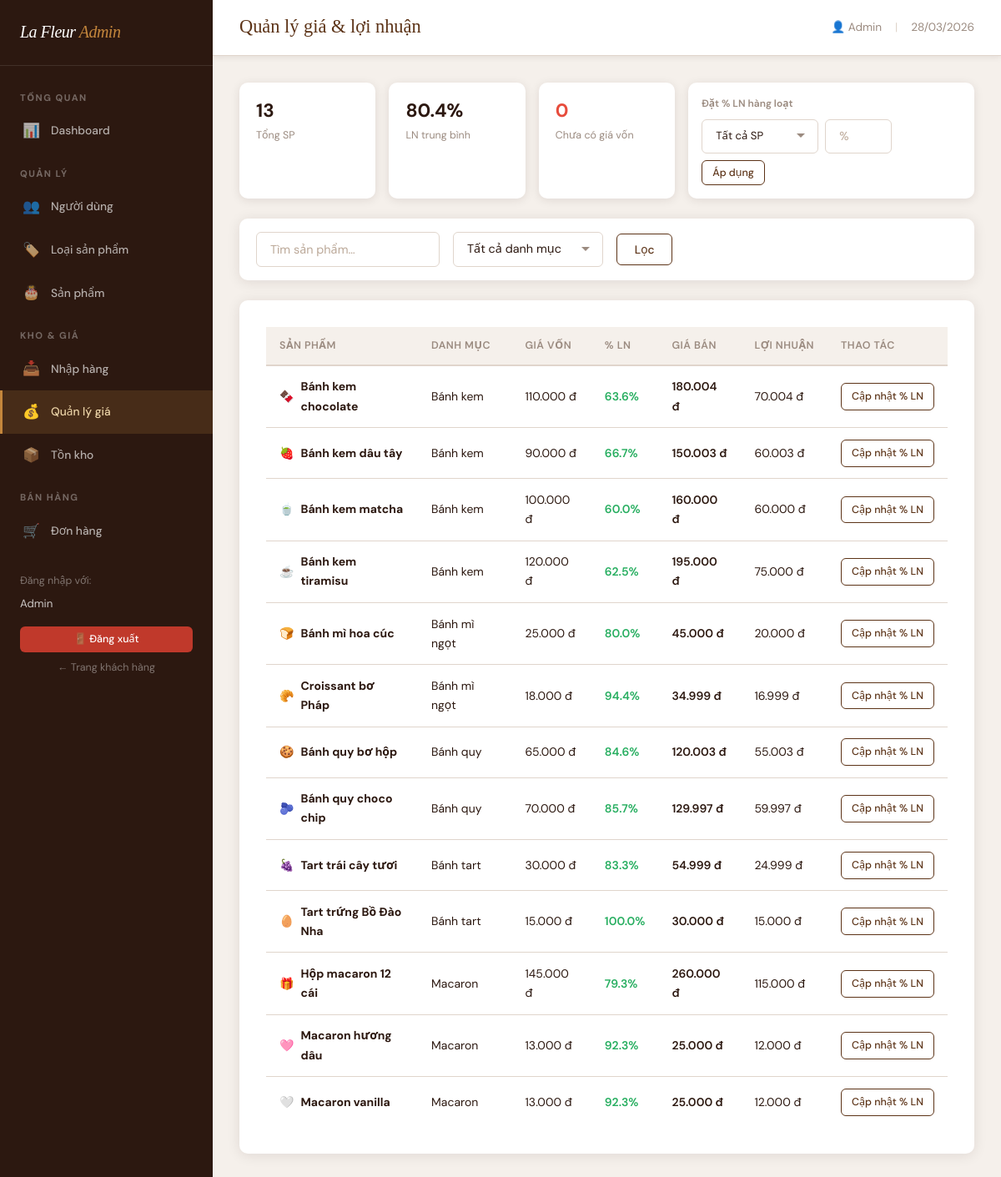
/admin/pricing.php (signed in), run on the app's committed database.
### tables this page shows
CREATE TABLE products (
    id              INT UNSIGNED AUTO_INCREMENT PRIMARY KEY,
    category_id     INT UNSIGNED NOT NULL,
    code            VARCHAR(50)  NOT NULL UNIQUE,
    name            VARCHAR(200) NOT NULL,
    emoji           VARCHAR(10)  DEFAULT '',
    description     TEXT,
    image_path      VARCHAR(300) DEFAULT '',       
    unit            VARCHAR(30)  DEFAULT 'cái',
     
    cost_price      DECIMAL(12,2) NOT NULL DEFAULT 0,    
    profit_rate     DECIMAL(5,2)  NOT NULL DEFAULT 0,    
     
    stock           INT          NOT NULL DEFAULT 0,
    is_active       TINYINT(1)  NOT NULL DEFAULT 1,      
    created_at      DATETIME    NOT NULL DEFAULT CURRENT_TIMESTAMP,
    FOREIGN KEY (category_id) REFERENCES categories(id) ON UPDATE CASCADE
);

CREATE TABLE categories (
    id          INT UNSIGNED AUTO_INCREMENT PRIMARY KEY,
    name        VARCHAR(100) NOT NULL,
    emoji       VARCHAR(10)  DEFAULT '',
    description TEXT,
    is_active   TINYINT(1)  NOT NULL DEFAULT 1,
    created_at  DATETIME    NOT NULL DEFAULT CURRENT_TIMESTAMP
);

### includes/functions.php (called while the page is built, shortened)
<?php
function h(string $s): string {
    return htmlspecialchars($s, ENT_QUOTES | ENT_HTML5, 'UTF-8');
}
function format_currency(float $n): string {
    return number_format($n, 0, ',', '.') . ' đ';
}
function calc_sell_price(float $costPrice, float $profitRate): float {
    return round($costPrice * (1 + $profitRate / 100));
}
function sanitize_int(mixed $v, int $default = 0): int {
    return filter_var($v, FILTER_VALIDATE_INT) !== false ? (int)$v : $default;
}

### includes/db.php (called while the page is built, shortened)
<?php
function db(): PDO {
    static $pdo = null;
    if ($pdo === null) {
        $dsn = 'mysql:host=' . DB_HOST . ';dbname=' . DB_NAME . ';charset=' . DB_CHARSET;
        $options = [
            PDO::ATTR_ERRMODE            => PDO::ERRMODE_EXCEPTION,
            PDO::ATTR_DEFAULT_FETCH_MODE => PDO::FETCH_ASSOC,
            PDO::ATTR_EMULATE_PREPARES   => false,
        ];
        try {
            $pdo = new PDO($dsn, DB_USER, DB_PASS, $options);
        } catch (PDOException $e) {
            error_log('DB Connection error: ' . $e->getMessage());
            die('<div style="font-family:sans-serif;padding:2rem;color:#c0392b">
                    ⚠️ Không thể kết nối cơ sở dữ liệu. Vui lòng thử lại sau.
                 </div>');
        }
    }
    return $pdo;
}
function db_query(string $sql, array $params = []): array {
    $stmt = db()->prepare($sql);
    $stmt->execute($params);
    return $stmt->fetchAll();
}
function db_val(string $sql, array $params = []): mixed {
    $stmt = db()->prepare($sql);
    $stmt->execute($params);
    $row = $stmt->fetch(PDO::FETCH_NUM);
    return $row ? $row[0] : null;
}
function db_paginate(string $sql, array $params, int $page, int $perPage = PAGE_SIZE): array {
    $countSql = 'SELECT COUNT(*) FROM (' . $sql . ') AS _cnt';
    $total = (int) db_val($countSql, $params);
    $pages = max(1, (int) ceil($total / $perPage));
    $page  = max(1, min($page, $pages));
    $offset = ($page - 1) * $perPage;
    $items = db_query($sql . " LIMIT $perPage OFFSET $offset", $params);
    return ['items' => $items, 'total' => $total, 'pages' => $pages, 'page' => $page, 'perPage' => $perPage];
}

### admin/pricing.php (the view, shortened to what this page needs)
<?php
require_once __DIR__ . '/../includes/db.php';
require_once __DIR__ . '/../includes/functions.php';
require_once __DIR__ . '/admin_layout.php';
$search  = trim($_GET['search'] ?? '');
$page    = max(1, sanitize_int($_GET['page'] ?? 1));
$where   = ['1=1']; $params = [];
$sql     = 'SELECT p.*,c.name AS cat_name FROM products p JOIN categories c ON c.id=p.category_id WHERE '.implode(' AND ',$where).' ORDER BY c.name,p.name';
$paged   = db_paginate($sql,$params,$page,ADMIN_PAGE_SIZE);
$avgRate = db_val('SELECT AVG(profit_rate) FROM products WHERE cost_price>0 AND is_active=1');
$noCost  = db_val('SELECT COUNT(*) FROM products WHERE cost_price=0 AND is_active=1');
?>
<div style="display:grid;grid-template-columns:repeat(auto-fill,minmax(160px,1fr));gap:1rem;margin-bottom:1.5rem">
  <?php foreach ([
    [db_val('SELECT COUNT(*) FROM products WHERE is_active=1'),'Tổng SP',''],
    [round($avgRate??0,1).'%','LN trung bình',''],
    [$noCost,'Chưa có giá vốn','color:#e74c3c'],
  ] as [$val,$lbl,$style]): ?>
  <div style="background:var(--white);border-radius:var(--radius);padding:1rem 1.25rem;box-shadow:0 2px 12px var(--shadow)">
    <div style="font-size:1.4rem;font-weight:700;color:var(--espresso);<?= $style ?>"><?= h($val) ?></div>
    <div style="font-size:.78rem;color:var(--muted)"><?= h($lbl) ?></div>
  </div>
  <?php endforeach; ?>
  <div style="background:var(--white);border-radius:var(--radius);padding:1rem;box-shadow:0 2px 12px var(--shadow);grid-column:span 2">
    <div style="font-size:.75rem;font-weight:600;color:var(--gray);margin-bottom:.5rem">Đặt % LN hàng loạt</div>
    <form method="POST" style="display:flex;gap:.5rem;flex-wrap:wrap;align-items:center">
      <select name="bulk_cat" class="form-control" style="width:140px;font-size:.82rem">
        <option value="">Tất cả SP</option>
      </select>
      <input type="number" name="bulk_val" class="form-control" placeholder="%" min="0" step="0.1" style="width:80px">
      <button type="submit" class="btn btn-sm btn-outline">Áp dụng</button>
    </form>
  </div>
</div>
<div class="filter-bar card" style="margin-bottom:1.5rem">
  <form method="GET" style="display:flex;gap:1rem;flex-wrap:wrap;align-items:center">
    <input type="text" name="search" value="<?= h($search) ?>" class="form-control" placeholder="Tìm sản phẩm…" style="width:220px">
    <select name="cat" class="form-control" style="width:180px">
      <option value="">Tất cả danh mục</option>
    </select>
    <button type="submit" class="btn btn-outline">Lọc</button>
  </form>
</div>
<div class="card">
  <table class="admin-table">
    <thead><tr><th>Sản phẩm</th><th>Danh mục</th><th>Giá vốn</th><th>% LN</th><th>Giá bán</th><th>Lợi nhuận</th><th>Thao tác</th></tr></thead>
    <tbody>
      <?php foreach ($paged['items'] as $p):
        $sell   = calc_sell_price($p['cost_price'], $p['profit_rate']);
        $profit = $sell - $p['cost_price'];
        $pctCls = $p['profit_rate']>=40 ? 'color:#27ae60;font-weight:600' : ($p['profit_rate']>=20 ? 'color:#f39c12;font-weight:600' : 'color:#e74c3c;font-weight:600');
      ?>
      <tr>
        <td><div style="display:flex;align-items:center;gap:.5rem"><span><?= h($p['emoji']) ?></span><strong><?= h($p['name']) ?></strong></div></td>
        <td><?= h($p['cat_name']) ?></td>
        <td><?= $p['cost_price']>0 ? format_currency($p['cost_price']) : '<span style="color:var(--muted)">Chưa có</span>' ?></td>
        <td><span style="<?= $pctCls ?>"><?= number_format($p['profit_rate'],1) ?>%</span></td>
        <td style="font-weight:600"><?= format_currency($sell) ?></td>
        <td><?= $p['cost_price']>0 ? format_currency($profit) : '—' ?></td>
        <td><a href="?edit=<?= $p['id'] ?>" class="btn btn-sm btn-outline">Cập nhật % LN</a></td>
      </tr>
      <?php endforeach; ?>
    </tbody>
  </table>
</div>

### assets/css/style.css (style rules this page uses)
:root { --cream: #FBF7F2; --cream-dark: #F0E8DE; --espresso: #2C1810; --chocolate: #5C3317; --caramel: #C4863C; --caramel-light: #EDD5A8; --rose: #C97B6A; --rose-light: #F5E0DA; --sage: #8A9E82; --white: #FFFFFF; --gray-light: #F5F0EB; --gray: #9B8B80; --border: #E0D5CC; --shadow: rgba(44,24,16,0.10); --shadow-lg: rgba(44,24,16,0.18); --font-display: 'Playfair Display', Georgia, serif; --font-body: 'DM Sans', system-ui, sans-serif; --radius: 10px; --radius-sm: 6px; --primary: #5C3317; --muted: #9B8B80; --bg: #F5F0EB; }
* { margin: 0; padding: 0; box-sizing: border-box; }
body { font-family: var(--font-body); background: var(--cream); color: var(--espresso); line-height: 1.65; min-height: 100vh; }
a { text-decoration: none; color: inherit; }
.btn { display: inline-flex; align-items: center; gap: 0.4rem; padding: 0.55rem 1.3rem; border-radius: var(--radius-sm); font-family: var(--font-body); font-size: 0.86rem; font-weight: 500; cursor: pointer; border: none; transition: all 0.2s; white-space: nowrap; }
.btn-outline { background: transparent; color: var(--chocolate); border: 1.5px solid var(--chocolate); }
.btn-sm { padding: 0.32rem 0.75rem; font-size: 0.78rem; }
.card { background: var(--white); border-radius: var(--radius); box-shadow: 0 2px 16px var(--shadow); padding: 2rem; }
.form-control { width: 100%; padding: 0.68rem 1rem; border: 1.5px solid var(--border); border-radius: var(--radius-sm); font-family: var(--font-body); font-size: 0.9rem; color: var(--espresso); background: var(--white); transition: border-color 0.2s, box-shadow 0.2s; outline: none; }
.form-control::placeholder { color: #BBA898; }
select.form-control { appearance: none; cursor: pointer; background-repeat: no-repeat; background-position: right 0.9rem center; padding-right: 2.2rem; }
.admin-body { background: var(--gray-light); }
.admin-table { width: 100%; border-collapse: collapse; font-size: 0.875rem; }
.admin-table th { background: var(--gray-light); padding: 0.75rem 1rem; text-align: left; font-weight: 600; font-size: 0.78rem; color: var(--gray); text-transform: uppercase; letter-spacing: 0.5px; border-bottom: 2px solid var(--border); white-space: nowrap; }
.admin-table td { padding: 0.85rem 1rem; border-bottom: 1px solid var(--border); vertical-align: middle; color: var(--espresso); }
.admin-table tr:last-child td { border-bottom: none; }
.filter-bar { padding: 1rem 1.25rem; }

### data on the page
products: emoji "🍫", name "Bánh kem chocolate", category.name "Bánh kem", cost_price "110.000 đ", profit_rate "63.6", format_currency($sell) "180.004 đ", format_currency($profit) "70.004 đ"
products: emoji "🍓", name "Bánh kem dâu tây", category.name "Bánh kem", cost_price "90.000 đ", profit_rate "66.7", format_currency($sell) "150.003 đ", format_currency($profit) "60.003 đ"
products: emoji "🍵", name "Bánh kem matcha", category.name "Bánh kem", cost_price "100.000 đ", profit_rate "60.0", format_currency($sell) "160.000 đ", format_currency($profit) "60.000 đ"
products: emoji "☕", name "Bánh kem tiramisu", category.name "Bánh kem", cost_price "120.000 đ", profit_rate "62.5", format_currency($sell) "195.000 đ", format_currency($profit) "75.000 đ"
products: emoji "🍞", name "Bánh mì hoa cúc", category.name "Bánh mì ngọt", cost_price "25.000 đ", profit_rate "80.0", format_currency($sell) "45.000 đ", format_currency($profit) "20.000 đ"
products: emoji "🥐", name "Croissant bơ Pháp", category.name "Bánh mì ngọt", cost_price "18.000 đ", profit_rate "94.4", format_currency($sell) "34.999 đ", format_currency($profit) "16.999 đ"
products: emoji "🍪", name "Bánh quy bơ hộp", category.name "Bánh quy", cost_price "65.000 đ", profit_rate "84.6", format_currency($sell) "120.003 đ", format_currency($profit) "55.003 đ"
products: emoji "🫐", name "Bánh quy choco chip", category.name "Bánh quy", cost_price "70.000 đ", profit_rate "85.7", format_currency($sell) "129.997 đ", format_currency($profit) "59.997 đ"
products: emoji "🍇", name "Tart trái cây tươi", category.name "Bánh tart", cost_price "30.000 đ", profit_rate "83.3", format_currency($sell) "54.999 đ", format_currency($profit) "24.999 đ"
products: emoji "🥚", name "Tart trứng Bồ Đào Nha", category.name "Bánh tart", cost_price "15.000 đ", profit_rate "100.0", format_currency($sell) "30.000 đ", format_currency($profit) "15.000 đ"
products: emoji "🎁", name "Hộp macaron 12 cái", category.name "Macaron", cost_price "145.000 đ", profit_rate "79.3", format_currency($sell) "260.000 đ", format_currency($profit) "115.000 đ"
products: emoji "🩷", name "Macaron hương dâu", category.name "Macaron", cost_price "13.000 đ", profit_rate "92.3", format_currency($sell) "25.000 đ", format_currency($profit) "12.000 đ"
products: emoji "🤍", name "Macaron vanilla", category.name "Macaron", cost_price "13.000 đ", profit_rate "92.3", format_currency($sell) "25.000 đ", format_currency($profit) "12.000 đ"

### other printed values
$sections[$key] "TỔNG QUAN"
$icon "📊"
$label "Dashboard"
$sections[$key] "QUẢN LÝ"
$icon "👥"
$label "Người dùng"
$icon "🏷️"
$label "Loại sản phẩm"
$icon "🎂"
$label "Sản phẩm"
$sections[$key] "KHO & GIÁ"
$icon "📥"
$label "Nhập hàng"
$icon "💰"
$label "Quản lý giá"
